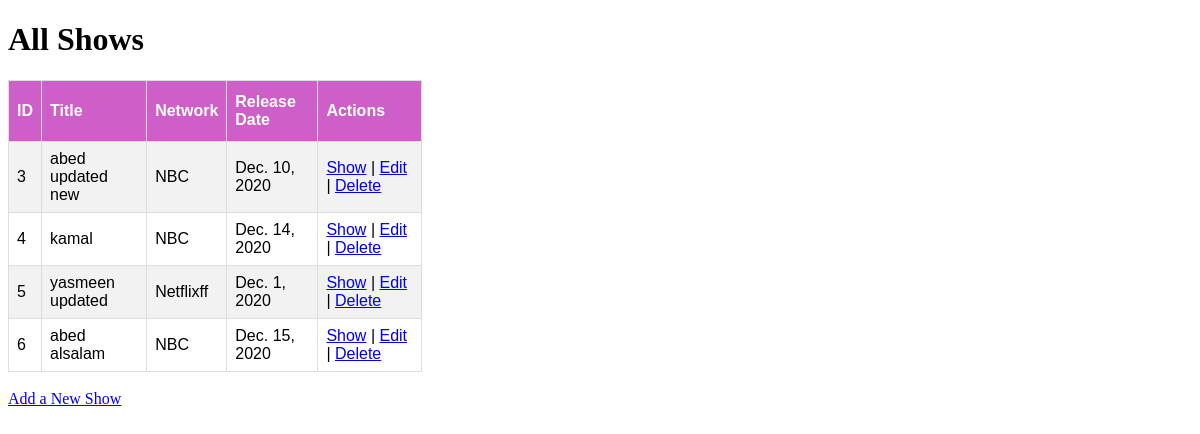
/shows, run on the app's committed database.
### tv_shows_app/models.py (models this page shows)
class Tv(models.Model):
    title = models.CharField(max_length=255)
    network = models.CharField(max_length=255)
    description = models.TextField()
    release_date = models.DateField()
    created_at = models.DateTimeField(auto_now_add=True)
    updated_at = models.DateTimeField(auto_now=True)
    objects = TvManager()

### tv_shows_app/views.py (the view)
# urls.py: path('shows',views.shows),
def shows(request):
    context = models.display_shows()
    return render(request,'shows.html',context)

### tv_shows_app/models.py (called while the page is built)
def display_shows():
    context={
        'all_shows':Tv.objects.all()
    }
    return context

### tv_shows_app/templates/shows.html (shortened to what this page needs)
<!DOCTYPE html>
<html lang="en">
<head>
    {% load static %}
    <link rel="stylesheet" href="{% static 'css/style.css' %}">
</head>
<body>
    <h1>All Shows</h1>
    <table>
        <tr>
            <th>ID</th>
            <th>Title</th>
            <th>Network</th>
            <th>Release Date</th>
            <th>Actions</th>
        </tr>
        {% for tv_show in all_shows %}
        <tr>
            <td>{{ tv_show.id}}</td>
            <td>{{ tv_show.title}}</td>
            <td>{{ tv_show.network}}</td>
            <td>{{tv_show.release_date}}</td>
            <td> <a href="/shows/{{tv_show.id}}">Show</a> | <a href="/shows/{{tv_show.id}}/edit">Edit</a> | <a href="/shows/{{tv_show.id}}/destroy">Delete</a> </td>
        </tr>
        {% endfor %}
    </table>
    <br>
    <a href="/shows/new"> Add a New Show</a>
</body>
</html>

### tv_shows_app/static/css/style.css (style rules this page uses)
table { font-family: Arial, Helvetica, sans-serif; border-collapse: collapse; width: 35%; }
table td, table th { border: 1px solid #ddd; padding: 8px; }
table tr:nth-child(even) { background-color: #f2f2f2; }
table th { padding-top: 12px; padding-bottom: 12px; text-align: left; background-color: #ce5fc8; color: white; }

### data on the page
Tv: id "3", title "abed updated new", network "NBC", release_date "Dec. 10, 2020"
Tv: id "4", title "kamal", network "NBC", release_date "Dec. 14, 2020"
Tv: id "5", title "yasmeen updated", network "Netflixff", release_date "Dec. 1, 2020"
Tv: id "6", title "abed alsalam", network "NBC", release_date "Dec. 15, 2020"
